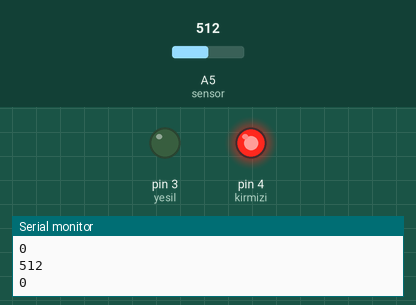
A sketch run on a simulated Arduino Uno, built with avr-gcc and run on an emulated ATmega328P. Shown: output pins drawn as LEDs (lit = HIGH), the last lines printed to the serial monitor. Inputs (shaded band) come from the test bench; at power-on: A5 (sensor) = 512.

Above: at 1.2 s.
1.3 s: A5 (sensor) set to 864
2.8 s: A5 (sensor) set to 896
At 4.0 s:
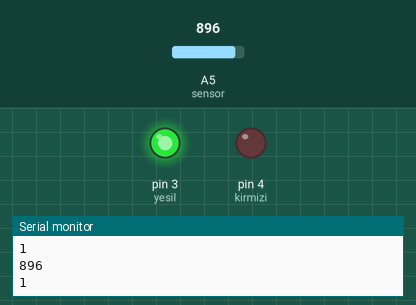
4.3 s: A5 (sensor) set to 716
At 5.5 s:
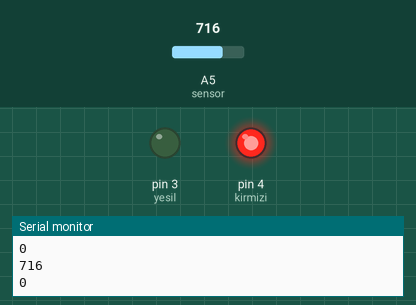
5.8 s: A5 (sensor) set to 900
At 6.2 s:
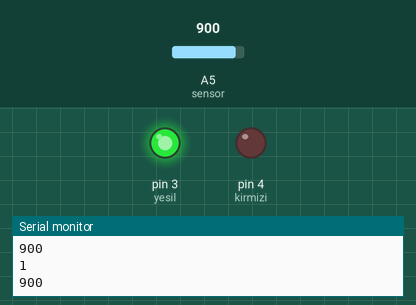
Timing chart, 0 to 8.3 s (numbered marks = the images above; inputs shaded):
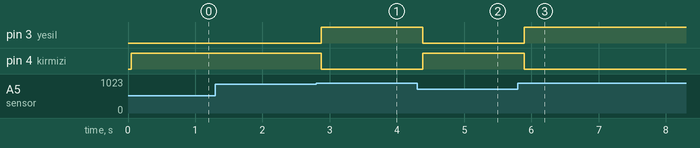

The sketch:

ldr.ino
```cpp
/*

 BARIŞ GÜNAY - 21.05.2020

 https://github.com/gnybaris/LabVIEW-NI-VISA-and-Arduino

 https://www.youtube.com/watch?v=_SjnzbkHRug

*/


#define kirmizi 4 //3.pinde kirmizi led
#define yesil 3 //4.pinde yesil led

void setup() {
pinMode(kirmizi, OUTPUT);
pinMode(yesil, OUTPUT);
Serial.begin(9600);
}

void loop() {
int isik = analogRead(A5); //Analog A0 sensor bagli
delay(50);
Serial.println(isik);
//Bu 900 sayisini duruma gore degistirebilirsiniz
int seviye = 880;
if(isik >= seviye ){ //isik siddeti seviyeden buyuk isik alma
Serial.println(1);
digitalWrite(kirmizi, LOW); //kirmizi yanma
digitalWrite(yesil, HIGH); //yesil yan
}
if(isik < seviye ){ //isik siddeti seviyeden kucuk isik almama
Serial.println(0);
digitalWrite(kirmizi, HIGH); //kirmizi yan
digitalWrite(yesil, LOW); //yesil yanma
}
}
```

Measured:
- the behaviour switches between 879 and 880 on A5 (sensor) (found by bisection; images 0 and 1)
- after the input at 2.8 s, pin 3 (yesil): LOW → HIGH after 0.07 s; pin 4 (kirmizi): HIGH → LOW after 0.07 s
- after the input at 4.3 s, pin 3 (yesil): HIGH → LOW after 0.08 s; pin 4 (kirmizi): LOW → HIGH after 0.08 s
- after the input at 5.8 s, pin 3 (yesil): LOW → HIGH after 0.09 s; pin 4 (kirmizi): HIGH → LOW after 0.09 s
